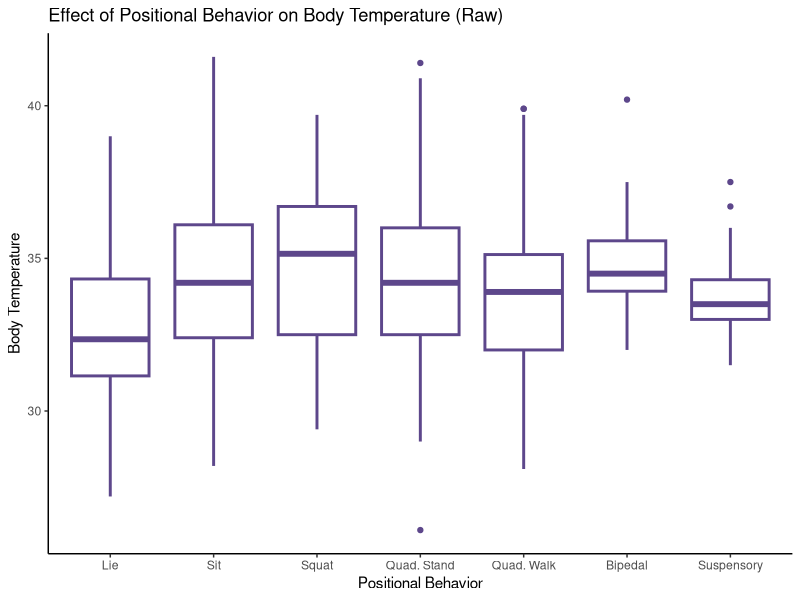
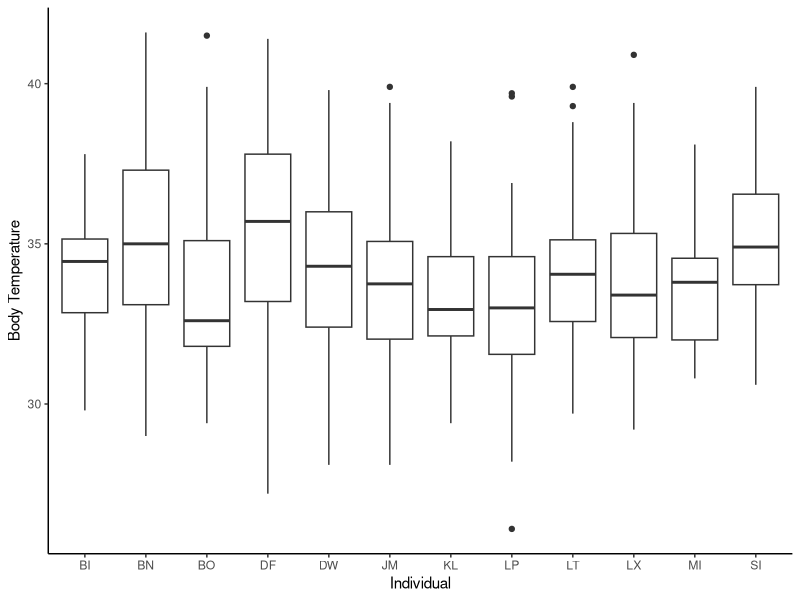
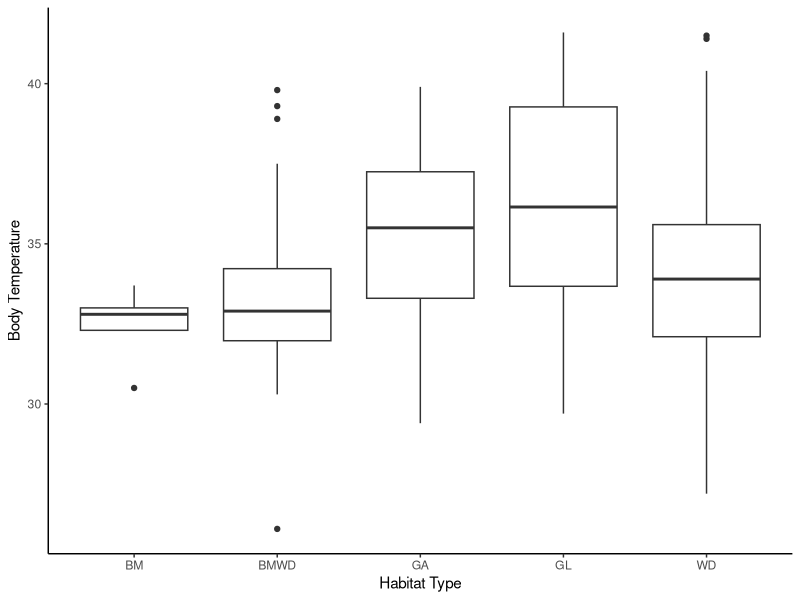
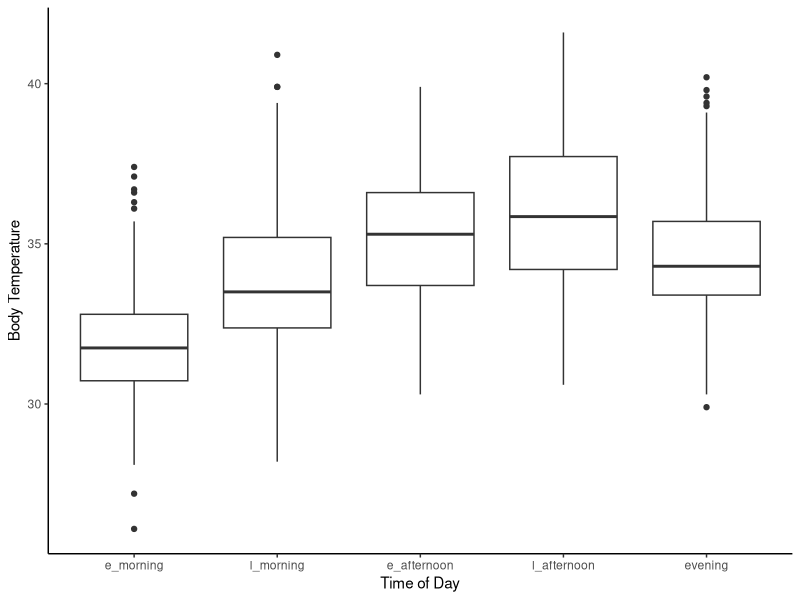
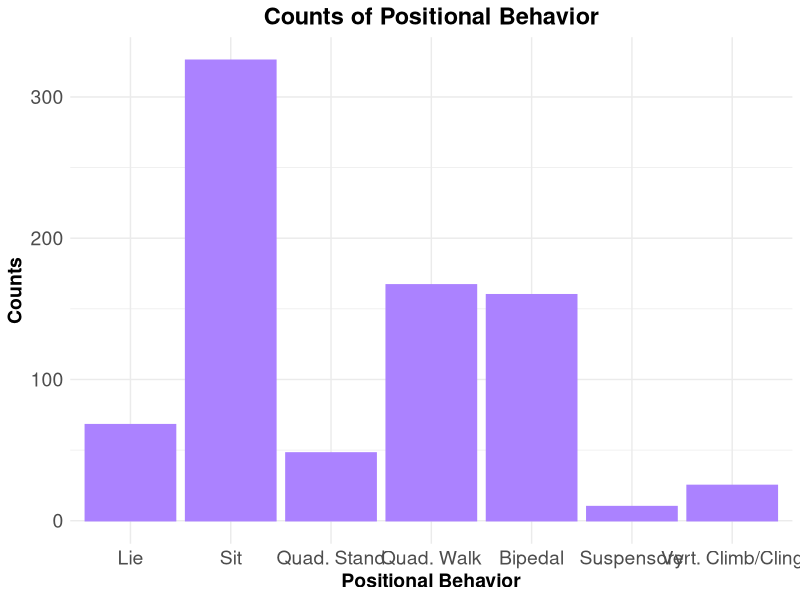
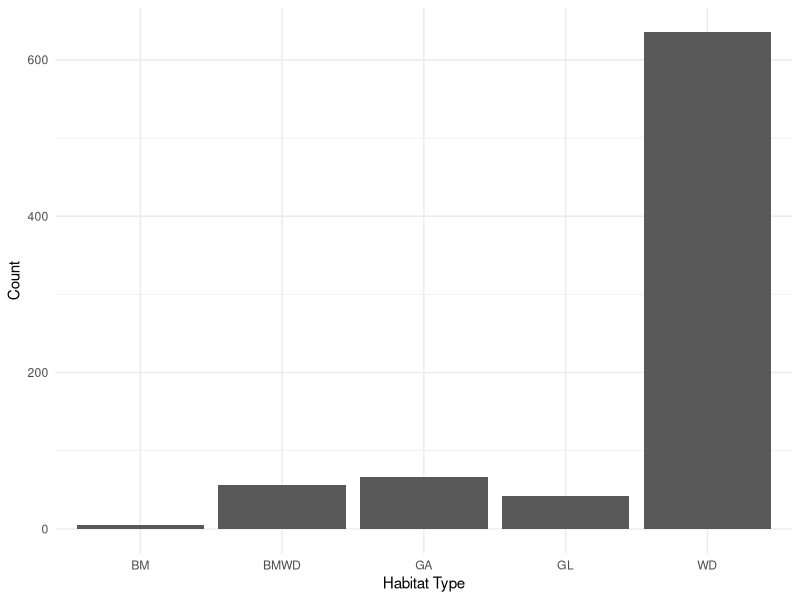
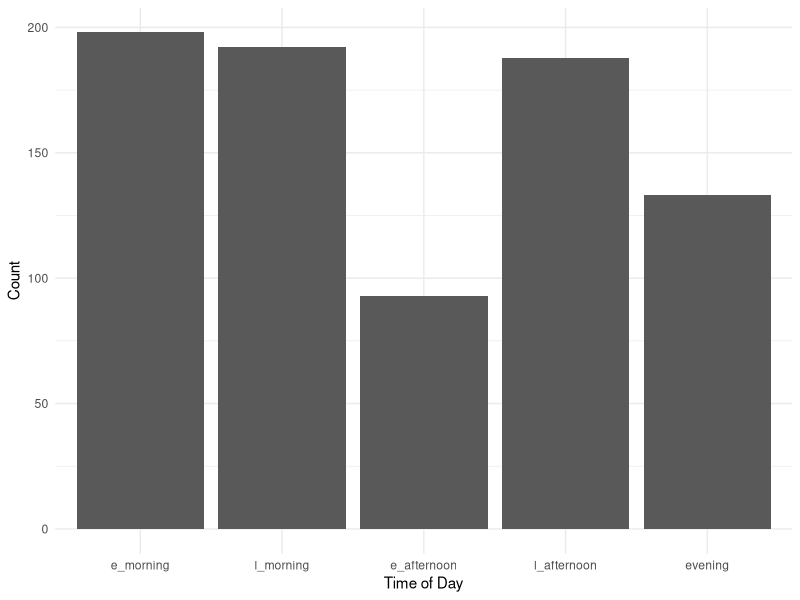
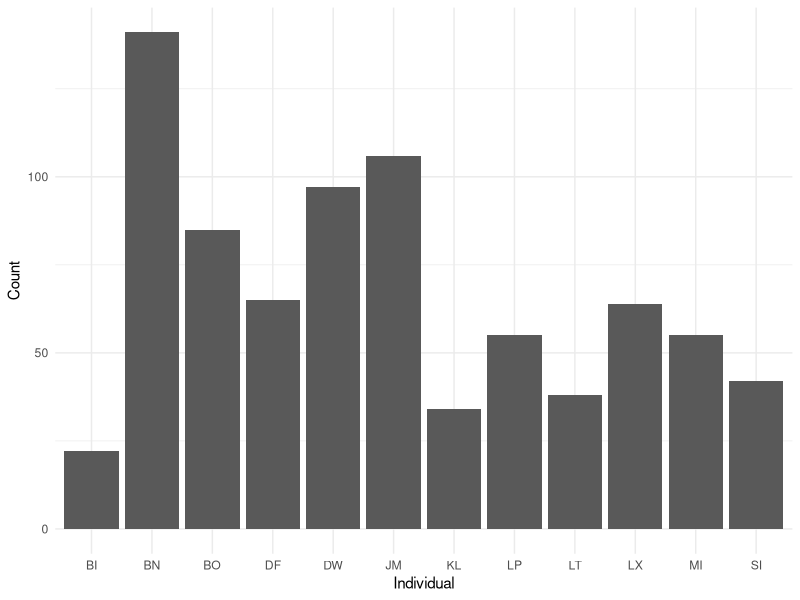

Write R code to recreate these figures, in order. (Note: this script raises an error after producing the figures.)
# load libraries
library(readr) 
library(lubridate)
library(magrittr)
library(ggplot2)
library(car)
library(emmeans)
library(lme4)
library(ggthemes)
library(tidyverse) 
#library(plyr) #HSR note- if you need plyr, need to load it before tidyverse. But dplyr in tidyverse does everything plyr can do and more, so shoudln't need plyr. 

##read in data
prelim_tidy <- read_csv("_data/_tidy/prelim_data_tidycols.csv")
View(prelim_tidy)
nrow(prelim_tidy) #2873 rows

#Omit any missing values:
summary(is.na(prelim_tidy)) #looks like missing lots of therm data

prelim_temp<-na.omit(prelim_tidy)
View(prelim_temp)
nrow(prelim_temp) #810 rows; most rows were removed bc therm data missing. 

prelim_temp$therm_t[prelim_temp$therm_t >= 42] <- NA #remove therm values >42 because likely a temp sensor problem? 6 rows removed.  

prelim_temp<-na.omit(prelim_temp) #remove those rows with NA's
View(prelim_temp)
nrow(prelim_temp) #now 804 rows

#Combine positional behaviors into smaller categories
# suspensory = Cb, Br & QM
#bipedalism = BpS, BpW & Abp
#Sit = St & Sq
#Vertical climb and cling together
prelim_temp$pos_beh[prelim_temp$pos_beh == "Cb"] <- "Su"
prelim_temp$pos_beh[prelim_temp$pos_beh == "Br"] <- "Su"
prelim_temp$pos_beh[prelim_temp$pos_beh == "QM"] <- "Su"
prelim_temp$pos_beh[prelim_temp$pos_beh == "Vci"] <- "VC"
prelim_temp$pos_beh[prelim_temp$pos_beh == "Abp"] <- "Bp"
prelim_temp$pos_beh[prelim_temp$pos_beh == "BpS"] <- "Bp"
prelim_temp$pos_beh[prelim_temp$pos_beh == "BpW"] <- "Bp"
prelim_temp$pos_beh[prelim_temp$pos_beh == "Sq"] <- "St"

############
##re-order levels
prelim_temp$time_od <- factor(prelim_temp$time_od, levels = c("e_morning", "l_morning", "e_afternoon", "l_afternoon", "evening"))
prelim_temp$pos_beh <- factor(prelim_temp$pos_beh, levels = c("QS", "Ly", "Sq", "St", "QW", "Bp", "Su", "VC"))

## Change to factor and numeric
factor_cols <- c("pos_beh","context", "substrate", "hab_type", "individual")
numeric_cols <- c("sun", "therm_t", "t_lo", "t_hi", "amb_t")

prelim_temp[factor_cols] <- lapply(prelim_temp[factor_cols], as.factor)

prelim_temp[numeric_cols] <- lapply(prelim_temp[numeric_cols], as.numeric)

str(prelim_temp)

##plotting
## Change levels for the plot 
prelim_temp$pos_beh <- factor(prelim_temp$pos_beh, levels = c("Ly","St", "Sq", "QS", "QW", "Bp", "Su", "VC"))

pb_raw_plot <- ggplot(prelim_temp, aes(pos_beh, therm_t)) +
                  geom_boxplot(fill = "white", colour = "mediumpurple4", size = 1) + 
                  ggtitle("Effect of Positional Behavior on Body Temperature (Raw)") +
                  scale_x_discrete(name = "Positional Behavior", labels = c("Lie", "Sit", 
                                        "Squat", "Quad. Stand", "Quad. Walk", "Bipedal", 
                                        "Suspensory", "Vert. Climb/Cling")) +
                  scale_y_continuous(name = "Body Temperature") +
                  theme_classic()
pb_raw_plot

##save plot
ggsave("pb_raw_plot.pdf", width=10, height=6, units="in")

ggsave("pb_raw_plot.png", width=10, height=6, units="in")

#labels = c("Lie", "Sit", "Squat", "Quad. Stand", "Quad. Walk", "Bipedal", "Suspensory", "Vert. Climb/Cling"

ggplot(prelim_temp, aes(individual, therm_t)) +
  geom_boxplot() + 
  labs(x="Individual", y="Body Temperature") +
  theme_classic()

ggplot(prelim_temp, aes(hab_type, therm_t)) +
  geom_boxplot() + 
  labs(x="Habitat Type", y="Body Temperature") +
  theme_classic()

ggplot(prelim_temp, aes(time_od, therm_t)) +
  geom_boxplot() + 
  labs(x="Time of Day", y="Body Temperature") +
  theme_classic()

##counts
counts_pos_beh <- ggplot(prelim_temp, aes(pos_beh))+
                    geom_bar(stat="count", fill = "mediumpurple1", colour = "mediumpurple1") + 
                    ggtitle("Counts of Positional Behavior") +
                    scale_x_discrete(name = "Positional Behavior", 
                    labels = c("Lie", "Sit", "Quad. Stand", "Quad. Walk", 
                              "Bipedal", "Suspensory", "Vert. Climb/Cling")) +
                    scale_y_continuous(name = "Counts") +
                    theme_minimal()+
                    theme(axis.text.x=element_text(size=14),
                    axis.text.y=element_text(size=14),
                    axis.title.y=element_text(size=14, face="bold"),
                    axis.title.x=element_text(size=14, face="bold"),
                    plot.title = element_text(hjust = 0.5, size=17, face="bold"))
counts_pos_beh

##save plot
ggsave("counts_pos_beh.pdf", width=10, height=6, units="in")

ggsave("counts_pos_beh.png", width=10, height=6, units="in")

#####more count plots #####

ggplot(prelim_temp, aes(hab_type))+
  geom_bar(stat="count") + 
  labs(x="Habitat Type", y="Count")+
  theme_minimal()    ###can I combine bamboo with bamboo woodland?

ggplot(prelim_temp, aes(time_od))+
  geom_bar(stat="count") + 
  labs(x="Time of Day", y="Count")+
  theme_minimal()

ggplot(prelim_temp, aes(individual))+
  geom_bar(stat="count") + 
  labs(x="Individual", y="Count")+
  theme_minimal()

ggplot(prelim_temp, aes(sun))+
  geom_histogram()

ggplot(prelim_temp, aes(amb_t))+
  geom_histogram()

ggplot(prelim_temp, aes(therm_t))+
  geom_histogram(aes(y = (..count..)/sum(..count..)))+
  scale_y_continuous(labels = percent)

hist(prelim_temp$therm_t)

###model plotting
library(broom)

m1 <- lmer(therm_t ~ pos_beh + amb_t + sun + date + hab_type +
       (1|individual), data = prelim_temp)
summary(m1)
confint(m1)

##plotting model?
fitted_pb <- ggplot(fortify(m1), aes(pos_beh, therm_t)) +
              stat_summary(fun.data=mean_se, geom="pointrange") +
              stat_summary(aes(y=.fitted), fun.y=mean, geom="line")+
              scale_x_discrete(name = "Positional Behavior", 
                   labels = c("Lie", "Sit", "Quad. Stand", "Quad. Walk", 
                              "Bipedal", "Suspensory", "Vert. Climb/Cling")) +
              scale_y_continuous(name = "Body Temperature") +
              theme_minimal()+
              theme(axis.text.x=element_text(size=14),
                axis.text.y=element_text(size=14),
                axis.title.y=element_text(size=14, face="bold"),
                axis.title.x=element_text(size=14, face="bold"))
fitted_pb

##save plot
ggsave("fitted_pb.pdf", width=10, height=6, units="in")

ggsave("fitted_pb.png", width=10, height=6, units="in")

#predict(m1, preddata)

#m1_res <- tidy(coef(summary(m1)) ) 
#ggplot(m1_res, aes(pos_beh, therm_t)) +
  #geom_point()

ggplot(prelim_temp, aes(pos_beh, therm_t)) + 
  geom_point(size = 3) +
  geom_point(aes(y=predict(m1)), size = 1)


#change levels for the plot
prelim_temp$pos_beh <- factor(prelim_temp$pos_beh, levels = c("Ly","St", "Sq", "QS", "QW", "Bp", "Su", "VC"))

pred_v_obs <- ggplot(prelim_temp, aes(pos_beh, therm_t)) + 
              geom_point(size = 3, colour = "blue") + #shows raw data
              geom_boxplot(colour="blue")+ #shows raw data
              geom_boxplot(aes(y=predict(m1)), size = 1, colour = "red") + #shows model predictions
              scale_x_discrete(name = "Positional Behavior", labels = c("Lie", "Sit", 
                                      "Squat", "Quad. Stand", "Quad. Walk", "Bipedal", 
                                      "Suspensory", "Vert. Climb/Cling")) +
              scale_y_continuous(name = "Body Temperature") +
              theme_classic()

pred_v_obs
#hsr: what this tells me is that the model predictions are pretty close to the raw data. (red and blue boxplots are similar). You can plot just the raw data and see the pattern, if you'd like. 

##save plot for reference
ggsave("pred_v_obs.pdf", width=10, height=6, units="in")

ggsave("pred_v_obs.png", width=10, height=6, units="in")

###################
##change levels back
prelim_temp$pos_beh <- factor(prelim_temp$pos_beh, levels = c("QS", "Ly", "Sq", "St", "QW", "Bp", "Su", "VC"))

##tried another thing and it didn't work...
#newdat <- expand.grid(pos_beh=unique(prelim_temp$pos_beh), 
                      #time_od=unique(prelim_temp$time_od),
                      #sun=c(min(prelim_temp$sun),
                       #     max(prelim_temp$sun)),
                      #date=date(prelim_temp$date),
                      #hab_type=unique(prelim_temp$hab_type))
                      
#ggplot(prelim_temp, aes(x=pos_beh, y=therm_t)) +
 # geom_point(size=3) +
  #geom_line(data=newdat, aes(y=predict(m1, level=0, newdata=newdat), size="Positional Behavior")) +
  #scale_size_manual(name="Predictions", values=c("Positional Behavior"=3)) +
  #theme_classic() 

## Create dataframe to predict over
##attempting to follow tutorial but got too confused....
preddata <- with(prelim_temp, expand.grid(pos_beh = levels(pos_beh), time_od = levels(time_od), sun = c(0,50,100), date = c("2018-06-28", "2018-06-06", "2018-07-16"), hab_type = c("WD", "WG", "GL"), individual = c("DW","JM", "LT")))

factor_cols <- c("pos_beh", "hab_type", "individual")
numeric_cols <- c("sun", "amb_t")

preddata[factor_cols] <- lapply(preddata[factor_cols], as.factor)
preddata[numeric_cols] <- lapply(preddata[numeric_cols], as.numeric)

preddata$date <- as.Date(preddata$date)

str(preddata)

########
mm <- model.matrix(~pos_beh + amb_t + sun + date + hab_type, data=preddata)

###won't work because I don't have 2 or more levels per factor

pframe2 <- data.frame(preddata,eta=mm%*%fixef(m1))
pframe2 <- with(pframe2,data.frame(pframe2,prop=eta))
pvar1 <- diag(mm %*% tcrossprod(vcov(m1),mm))
tvar1 <- pvar1+VarCorr(m1)$individual
pframe2 <- data.frame(
  pframe2
  , plo = pframe2$eta-2*sqrt(pvar1)
  , phi = pframe2$eta+2*sqrt(pvar1)
  , tlo = pframe2$eta-2*sqrt(tvar1)
  , thi = pframe2$eta+2*sqrt(tvar1)
)
